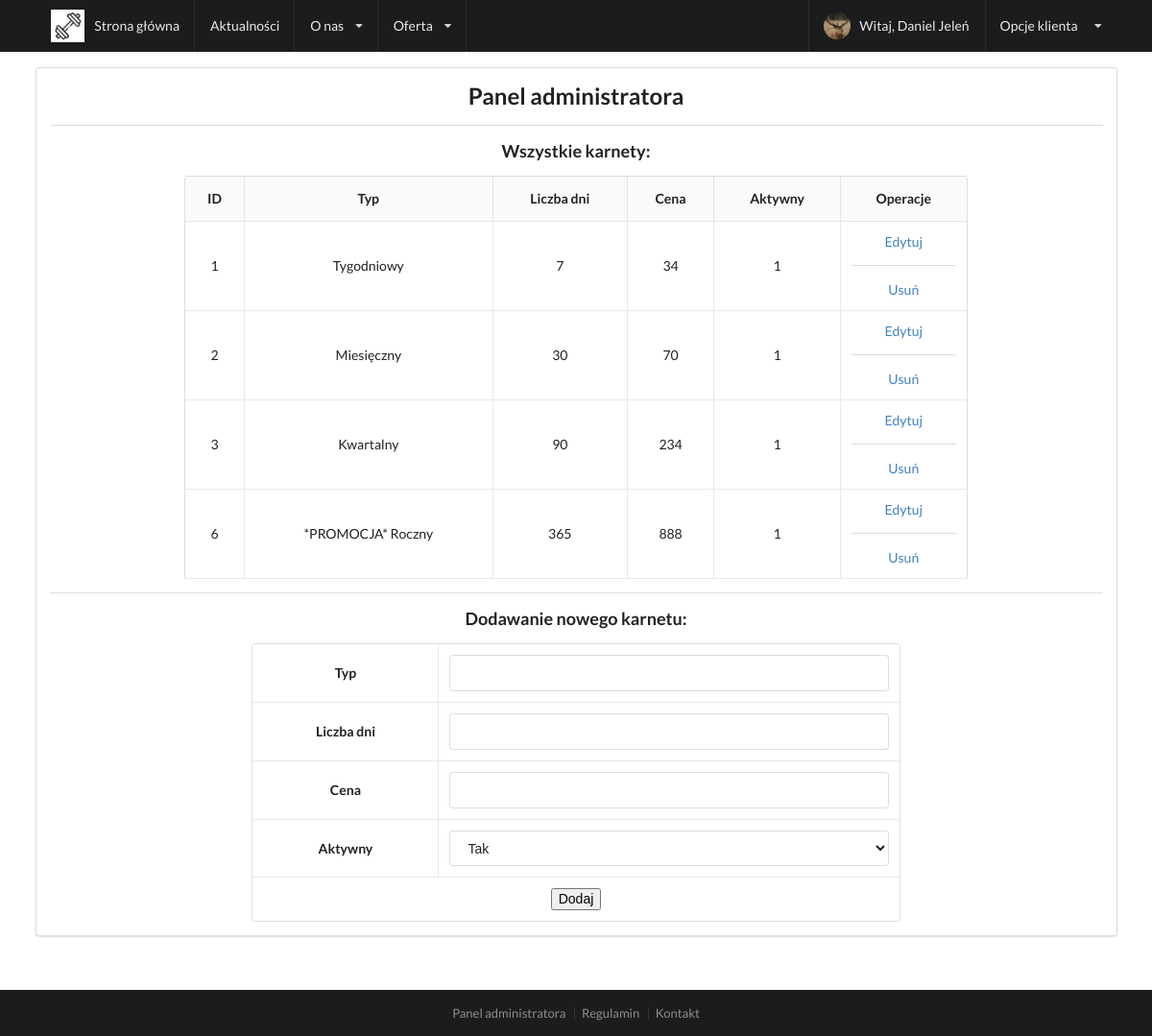
The page /admin/karnety (signed in) on the database its author committed.
### tables this page shows
CREATE TABLE `ticket_types` (
  `id_ticket_type` int NOT NULL,
  `type_name` varchar(255) NOT NULL,
  `days` int NOT NULL,
  `price` int NOT NULL,
  `active` tinyint(1) NOT NULL
);

### index.php (called while the page is built, shortened)
<?php
    $request = $_SERVER['REQUEST_URI'];
    routing($request);
?>

### views/admin/karnety.php (the view, shortened to what this page needs)
<?php
    $query = $db->query("SELECT * FROM ticket_types;");
?>
<div class="ui container">
    <div class="row">
        <div class="ui segment">
            <div class="row">
                    <div class="ui center aligned container">
                        <h2>Panel administratora</h2>
                    </div>
            </div>
            <div class="ui divider"></div>
            <div class="row">
                <div class="ui grid">
                    <div class="two wide column"></div>
                    <div class="twelve wide column">
                        <div class="ui center aligned container" >
                            <h3>Wszystkie karnety:</h3>
                            <div style="overflow-y: scroll; max-height: 30em;">
                                <table class="ui selectable celled center aligned table">
                                    <thead>
                                        <th>ID</th>
                                        <th>Typ</th>
                                        <th>Liczba dni</th>
                                        <th>Cena</th>
                                        <th>Aktywny</th>
                                        <th>Operacje</th>
                                    </thead>
                                    <tbody>
                                    <?php foreach($query as $row): ?>
                                        <tr>
                                            <td><?php echo $row['id_ticket_type'];?></td>
                                            <td><?php echo $row['type_name'];?></td>
                                            <td><?php echo $row['days'];?></td>
                                            <td><?php echo $row['price'];?></td>
                                            <td><?php echo $row['active'];?></td>
                                            <td>
                                                <a href="/admin/karnety/edytuj?id=<?php echo $row['id_ticket_type'];?>">Edytuj</a>
                                                <div class="ui divider"></div>
                                                <a href="/admin/karnety/usun?id=<?php echo $row['id_ticket_type'];?>">Usuń</a>
                                            </td>
                                        </tr>
                                    <?php endforeach; ?>
                                    </tbody>
                                </table>
                            </div>
                        </div>
                    </div>
                    <div class="two wide column"></div>
                </div>
            </div>
            <div class="ui divider"></div>
            <div class="row">
                <div class="ui grid">
                    <div class="three wide column"></div>
                    <div class="ten wide column">
                        <div class="ui center aligned container">
                            <h3>Dodawanie nowego karnetu:</h3>
                            <form action="/admin/karnety/dodajkarnet" method="GET">
                                <table class="ui form selectable celled center aligned table">
                                    <tr>
                                        <td><b>Typ</b></td>
                                        <td><input type="text" name="type" value=""/></td>
                                    </tr>
                                    <tr>
                                        <td><b>Liczba dni</b></td>
                                        <td><input type="number" name="days" value=""/></td>
                                    </tr>
                                    <tr>
                                        <td><b>Cena</b></td>
                                        <td><input type="number" name="price" value=""/></td>
                                    </tr>
                                    <tr>
                                        <td><b>Aktywny</b></td>
                                        <td>
                                            <select name="active">
                                                <option value="1" selected>Tak</option>
                                            </select>
                                        </td>
                                    </tr>
                                    <tr>
                                        <td colspan="2"><input type="submit" name="send" value="Dodaj" /></td>
                                    </tr>
                                </table>
                                </form>
                        </div>
                    </div>
                    <div class="three wide column"></div>
                </div>
            </div>
        </div>
    </div>
</div>

### rows shown on the page
ticket_types: id_ticket_type "1", type_name "Tygodniowy", days "7", price "34", active "1"
ticket_types: id_ticket_type "2", type_name "Miesięczny", days "30", price "70", active "1"
ticket_types: id_ticket_type "3", type_name "Kwartalny", days "90", price "234", active "1"
ticket_types: id_ticket_type "6", type_name "*PROMOCJA* Roczny", days "365", price "888", active "1"

### other values the page prints
unserialize($_SESSION['loggedUser'])->getName() "Daniel"
unserialize($_SESSION['loggedUser'])->getSurname() "Jeleń"
